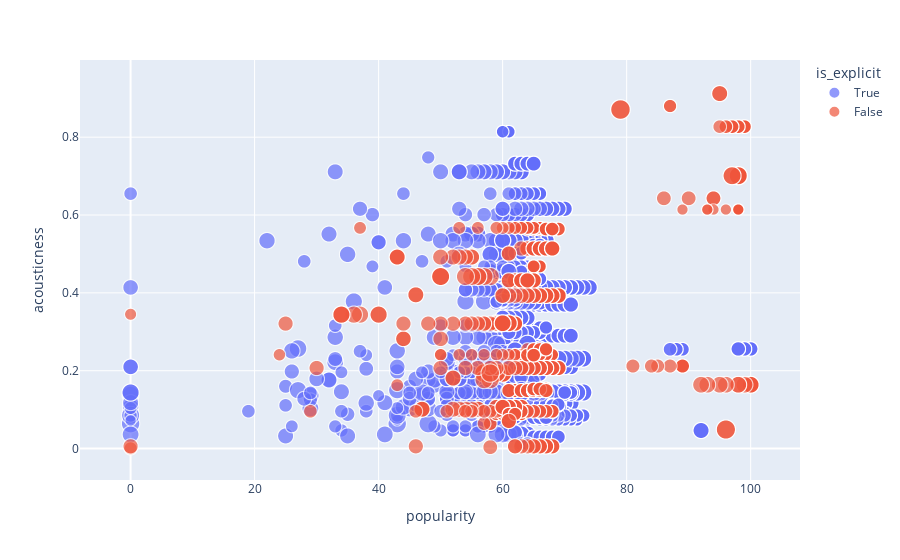

Notebook code for this chart:
### Code cell
fig5=px.scatter(df_GR, x= 'popularity', y= 'acousticness',size='tempo',color='is_explicit',hover_data='loudness')
fig5

### Figure 1 — Plotly figure (JSON) as saved in the notebook; plotly's stock layout.template omitted (floating-point values rounded to 4 significant figures; data arrays with more than 128 entries replaced by an {"elided": "..."} marker saying what was removed)
{"data": [{"customdata": {"elided": "3217x1 float values"}, "hovertemplate": "is_explicit=True<br>popularity=%{x}<br>acousticness=%{y}<br>tempo=%{marker.size}<br>loudness=%{customdata[0]}<extra></extra>", "legendgroup": "True", "marker": {"color": "#636efa", "size": {"elided": "3217 float values"}, "sizemode": "area", "sizeref": 0.5293, "symbol": "circle"}, "mode": "markers", "name": "True", "showlegend": true, "type": "scattergl", "x": {"elided": "3217 int values"}, "xaxis": "x", "y": {"elided": "3217 float values"}, "yaxis": "y"}, {"customdata": {"elided": "1187x1 float values"}, "hovertemplate": "is_explicit=False<br>popularity=%{x}<br>acousticness=%{y}<br>tempo=%{marker.size}<br>loudness=%{customdata[0]}<extra></extra>", "legendgroup": "False", "marker": {"color": "#EF553B", "size": {"elided": "1187 float values"}, "sizemode": "area", "sizeref": 0.5293, "symbol": "circle"}, "mode": "markers", "name": "False", "showlegend": true, "type": "scattergl", "x": {"elided": "1187 int values"}, "xaxis": "x", "y": {"elided": "1187 float values"}, "yaxis": "y"}], "layout": {"legend": {"itemsizing": "constant", "title": {"text": "is_explicit"}, "tracegroupgap": 0}, "margin": {"t": 60}, "xaxis": {"anchor": "y", "domain": [0, 1], "title": {"text": "popularity"}}, "yaxis": {"anchor": "x", "domain": [0, 1], "title": {"text": "acousticness"}}}}
